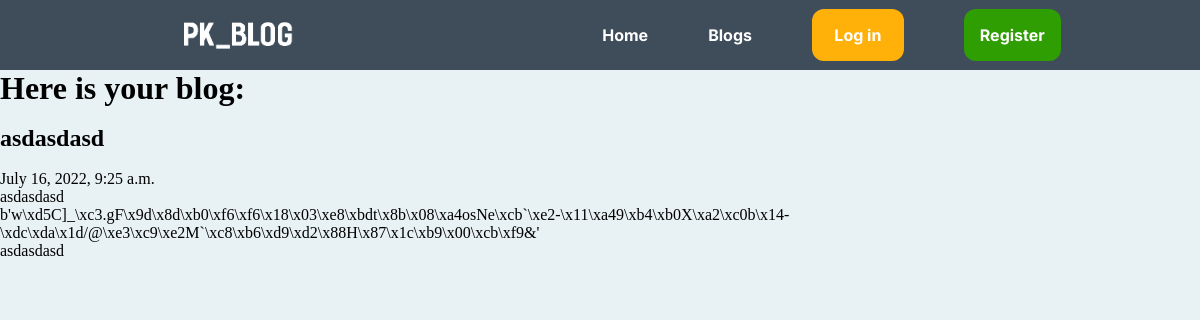
Screenshot of /blogs/blog/13 with the database file from the repository.
### blogs/models.py (models this page shows)
class ProtectedBlog(models.Model):
    time_created = models.DateTimeField(auto_now_add=True)
    title = models.CharField(max_length=200)
    strapline = models.TextField(max_length=500, blank=True)
    is_encrypted = models.BooleanField()
    private_key = models.TextField(max_length=200, blank=True)
    blog_content = models.TextField()
    author = models.CharField(max_length=100, blank=True)
    attributed_name = models.CharField(max_length=50, blank=True)

### blogs/views.py (the view)
# urls.py: path('blog/<str:id>', views.view_blog),
def view_blog(request, id):
    blog = ProtectedBlog.objects.filter(id=id)
    print(blog)
    return render(request, 'blogs/blog.html', {'blog': blog})

### templates/blogs/blog.html
{% extends '../base.html' %}
{% block content %}
<h1>Here is your blog:</h1>
{% for blogs in blog %}
<br>
<h2>{{ blogs.title }}</h2>
<br>
{{ blogs.time_created }}
<br>
{{ blogs.strapline }}
<br>
{{ blogs.blog_content }}
<br>
{{ blogs.attributed_name }}
<br>
{% endfor %}
{% endblock %}

### static/css/styles.css (style rules this page uses)
* { padding: 0; margin: 0; box-sizing: border-box; }
body { background-color: rgb(232, 241, 243); }

### rows the page displays
ProtectedBlog: title "asdasdasd", time_created "July 16, 2022, 9:25 a.m.", strapline "asdasdasd", blog_content "b'w\\xd5C]_\\xc3.gF\\x9d\\x8d\\xb0\\xf6\\xf6\\x18\\x03\\xe8\\xbdt\\x8b\\x08\\xa4osNe\\xcb`\\xe2-\\x11\\xa49\\xb4\\xb0X\\xa2\\xc0b\\x14-\\xdc\\xda\\x1d/@\\xe3\\xc9\\xe2M`\\xc8\\xb6\\xd9\\xd2\\x88H\\x87\\x1c\\xb9\\x00\\xcb\\xf9&'", attributed_name "asdasdasd"
